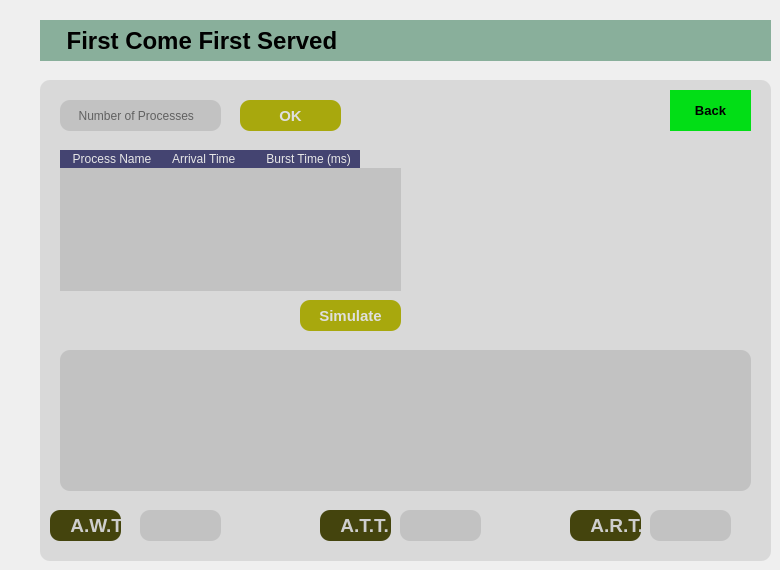
    <widget class="QWidget" name="tab_2">
     <attribute name="title">
      <string>FCFS</string>
     </attribute>
     <widget class="QGroupBox" name="groupBox_2">
      <property name="enabled">
       <bool>true</bool>
      </property>
      <property name="geometry">
       <rect>
        <x>40</x>
        <y>80</y>
        <width>731</width>
        <height>481</height>
       </rect>
      </property>
      <property name="font">
       <font>
        <pointsize>9</pointsize>
        <weight>75</weight>
        <bold>true</bold>
       </font>
      </property>
      <property name="styleSheet">
       <string notr="true">background-color: rgb(217, 217, 217);
border-radius: 10px;</string>
      </property>
      <property name="title">
       <string/>
      </property>
      <widget class="QGraphicsView" name="graphicsView">
       <property name="geometry">
        <rect>
         <x>20</x>
         <y>270</y>
         <width>691</width>
         <height>141</height>
        </rect>
       </property>
       <property name="font">
        <font>
         <family>Arial</family>
        </font>
       </property>
       <property name="styleSheet">
        <string notr="true">background-color: rgb(194, 194, 194);</string>
       </property>
      </widget>
      <widget class="QPushButton" name="pushButton_2">
       <property name="enabled">
        <bool>true</bool>
       </property>
       <property name="geometry">
        <rect>
         <x>200</x>
         <y>20</y>
         <width>101</width>
         <height>31</height>
        </rect>
       </property>
       <property name="font">
        <font>
         <family>Arial</family>
         <pointsize>11</pointsize>
         <weight>75</weight>
         <bold>true</bold>
        </font>
       </property>
       <property name="styleSheet">
        <string notr="true">background-color: rgb(168, 168, 13);
color: rgb(223, 223, 223);</string>
       </property>
       <property name="text">
        <string>OK</string>
       </property>
       <property name="shortcut">
        <string>Return</string>
       </property>
      </widget>
      <widget class="QLineEdit" name="lineEdit">
       <property name="geometry">
        <rect>
         <x>20</x>
         <y>20</y>
         <width>161</width>
         <height>31</height>
        </rect>
       </property>
       <property name="font">
        <font>
         <family>Arial</family>
        </font>
       </property>
       <property name="styleSheet">
        <string notr="true">background-color: rgb(194, 194, 194);</string>
       </property>
       <property name="text">
        <string/>
       </property>
       <property name="placeholderText">
        <string>     Number of Processes</string>
       </property>
      </widget>
      <widget class="QLabel" name="label_3">
       <property name="geometry">
        <rect>
         <x>530</x>
         <y>430</y>
         <width>71</width>
         <height>31</height>
        </rect>
       </property>
       <property name="font">
        <font>
         <family>Arial</family>
         <pointsize>14</pointsize>
         <weight>75</weight>
         <bold>true</bold>
        </font>
       </property>
       <property name="styleSheet">
        <string notr="true">background-color: rgb(68, 68, 13);
color: rgb(206, 206, 206);</string>
       </property>
       <property name="text">
        <string>    A.R.T.</string>
       </property>
      </widget>
      <widget class="QLineEdit" name="lineEdit_2">
       <property name="geometry">
        <rect>
         <x>610</x>
         <y>430</y>
         <width>81</width>
         <height>31</height>
        </rect>
       </property>
       <property name="font">
        <font>
         <pointsize>9</pointsize>
        </font>
       </property>
       <property name="styleSheet">
        <string notr="true">background-color: rgb(194, 194, 194);</string>
       </property>
       <property name="readOnly">
        <bool>true</bool>
       </property>
       <property name="placeholderText">
        <string/>
       </property>
      </widget>
      <widget class="QPushButton" name="pushButton_8">
       <property name="enabled">
        <bool>true</bool>
       </property>
       <property name="geometry">
        <rect>
         <x>260</x>
         <y>220</y>
         <width>101</width>
         <height>31</height>
        </rect>
       </property>
       <property name="font">
        <font>
         <family>Arial</family>
         <pointsize>11</pointsize>
         <weight>75</weight>
         <bold>true</bold>
        </font>
       </property>
       <property name="styleSheet">
        <string notr="true">background-color: rgb(168, 168, 13);
color: rgb(223, 223, 223);</string>
       </property>
       <property name="text">
        <string>Simulate</string>
       </property>
       <property name="shortcut">
        <string>Return</string>
       </property>
      </widget>
      <widget class="QTableWidget" name="tableWidget_3">
       <property name="geometry">
        <rect>
         <x>20</x>
         <y>70</y>
         <width>341</width>
         <height>141</height>
        </rect>
       </property>
       <property name="font">
        <font>
         <family>Arial</family>
         <pointsize>14</pointsize>
        </font>
       </property>
       <property name="styleSheet">
        <string notr="true">QHeaderView::section  {
    background-color: rgb(68, 68, 113);
    color: rgb(231, 231, 231);
	border:rgb(68, 68, 113);;
    text-align: left;
	padding-left: 4px;
}
QTableCornerButton::section {
    background-color:rgb(68, 68, 113);
    border: 1px solid #3A3939;
    border-radius: 0px;
}

QTableView
{
	background-color: rgb(194, 194, 194);
	border-radius: 0px;
}

QTableView, QHeaderView
{
    border-radius: 0px;
	selection-background-color: rgb(194, 194, 194);
}

QTableView::item::pressed
{
    background-color: rgb(126, 126, 126);
}


QScrollBar:horizontal
{
    background-color: rgb(194, 194, 194);

}
QScrollBar:vertical
{
    background-color: rgb(194, 194, 194);

}

QTableWidget::item:hover {
	border: 1px solid #47476a;
	border-radius: 8px;
	background-color: #909090;
}


</string>
       </property>
       <property name="frameShape">
        <enum>QFrame::StyledPanel</enum>
       </property>
       <property name="autoScroll">
        <bool>false</bool>
       </property>
       <property name="horizontalScrollMode">
        <enum>QAbstractItemView::ScrollPerPixel</enum>
       </property>
       <column>
        <property name="text">
         <string>Process Name</string>
        </property>
        <property name="font">
         <font>
          <family>MS Shell Dlg 2</family>
          <pointsize>9</pointsize>
         </font>
        </property>
        <property name="textAlignment">
         <set>AlignCenter</set>
        </property>
       </column>
       <column>
        <property name="text">
         <string>Arrival Time     </string>
        </property>
        <property name="font">
         <font>
          <family>MS Shell Dlg 2</family>
          <pointsize>9</pointsize>
         </font>
        </property>
        <property name="textAlignment">
         <set>AlignCenter</set>
        </property>
       </column>
       <column>
        <property name="text">
         <string>   Burst Time (ms)     </string>
        </property>
        <property name="font">
         <font>
          <family>MS Shell Dlg 2</family>
          <pointsize>9</pointsize>
         </font>
        </property>
        <property name="textAlignment">
         <set>AlignCenter</set>
        </property>
       </column>
      </widget>
      <widget class="QPushButton" name="pushButton_33">
       <property name="geometry">
        <rect>
         <x>600</x>
         <y>220</y>
         <width>41</width>
         <height>41</height>
        </rect>
       </property>
       <property name="styleSheet">
        <string notr="true"/>
       </property>
       <property name="text">
        <string/>
       </property>
       <property name="icon">
        <iconset>
         <normaloff>ZoomIn.png</normaloff>ZoomIn.png</iconset>
       </property>
       <property name="iconSize">
        <size>
         <width>25</width>
         <height>30</height>
        </size>
       </property>
      </widget>
      <widget class="QPushButton" name="pushButton_34">
       <property name="geometry">
        <rect>
         <x>660</x>
         <y>220</y>
         <width>41</width>
         <height>41</height>
        </rect>
       </property>
       <property name="styleSheet">
        <string notr="true"/>
       </property>
       <property name="text">
        <string/>
       </property>
       <property name="icon">
        <iconset>
         <normaloff>ZoomOut.png</normaloff>ZoomOut.png</iconset>
       </property>
       <property name="iconSize">
        <size>
         <width>25</width>
         <height>30</height>
        </size>
       </property>
      </widget>
      <widget class="QLineEdit" name="lineEdit_30">
       <property name="geometry">
        <rect>
         <x>360</x>
         <y>430</y>
         <width>81</width>
         <height>31</height>
        </rect>
       </property>
       <property name="font">
        <font>
         <pointsize>9</pointsize>
        </font>
       </property>
       <property name="styleSheet">
        <string notr="true">background-color: rgb(194, 194, 194);</string>
       </property>
       <property name="readOnly">
        <bool>true</bool>
       </property>
       <property name="placeholderText">
        <string/>
       </property>
      </widget>
      <widget class="QLabel" name="label_47">
       <property name="geometry">
        <rect>
         <x>280</x>
         <y>430</y>
         <width>71</width>
         <height>31</height>
        </rect>
       </property>
       <property name="font">
        <font>
         <family>Arial</family>
         <pointsize>14</pointsize>
         <weight>75</weight>
         <bold>true</bold>
        </font>
       </property>
       <property name="styleSheet">
        <string notr="true">background-color: rgb(68, 68, 13);
color: rgb(206, 206, 206);</string>
       </property>
       <property name="text">
        <string>    A.T.T.</string>
       </property>
      </widget>
      <widget class="QLineEdit" name="lineEdit_31">
       <property name="geometry">
        <rect>
         <x>100</x>
         <y>430</y>
         <width>81</width>
         <height>31</height>
        </rect>
       </property>
       <property name="font">
        <font>
         <pointsize>9</pointsize>
        </font>
       </property>
       <property name="styleSheet">
        <string notr="true">background-color: rgb(194, 194, 194);</string>
       </property>
       <property name="readOnly">
        <bool>true</bool>
       </property>
       <property name="placeholderText">
        <string/>
       </property>
      </widget>
      <widget class="QLabel" name="label_48">
       <property name="geometry">
        <rect>
         <x>10</x>
         <y>430</y>
         <width>71</width>
         <height>31</height>
        </rect>
       </property>
       <property name="font">
        <font>
         <family>Arial</family>
         <pointsize>14</pointsize>
         <weight>75</weight>
         <bold>true</bold>
        </font>
       </property>
       <property name="styleSheet">
        <string notr="true">background-color: rgb(68, 68, 13);
color: rgb(206, 206, 206);</string>
       </property>
       <property name="text">
        <string>    A.W.T.</string>
       </property>
      </widget>
     </widget>
     <widget class="QLabel" name="label_2">
      <property name="geometry">
       <rect>
        <x>40</x>
        <y>20</y>
        <width>731</width>
        <height>41</height>
       </rect>
      </property>
      <property name="font">
       <font>
        <family>Arial</family>
        <pointsize>18</pointsize>
        <weight>75</weight>
        <bold>true</bold>
       </font>
      </property>
      <property name="styleSheet">
       <string notr="true">background-color: rgb(137, 175, 155);</string>
      </property>
      <property name="text">
       <string>    First Come First Served</string>
      </property>
     </widget>
     <widget class="QPushButton" name="pushButton_7">
      <property name="geometry">
       <rect>
        <x>670</x>
        <y>90</y>
        <width>81</width>
        <height>41</height>
       </rect>
      </property>
      <property name="font">
       <font>
        <family>Arial</family>
        <pointsize>10</pointsize>
        <weight>75</weight>
        <bold>true</bold>
       </font>
      </property>
      <property name="styleSheet">
       <string notr="true">background-color: rgb(2, 222, 22);
border-radius:0px;
</string>
      </property>
      <property name="text">
       <string>Back</string>
      </property>
      <property name="iconSize">
       <size>
        <width>27</width>
        <height>27</height>
       </size>
      </property>
     </widget>
    </widget>
